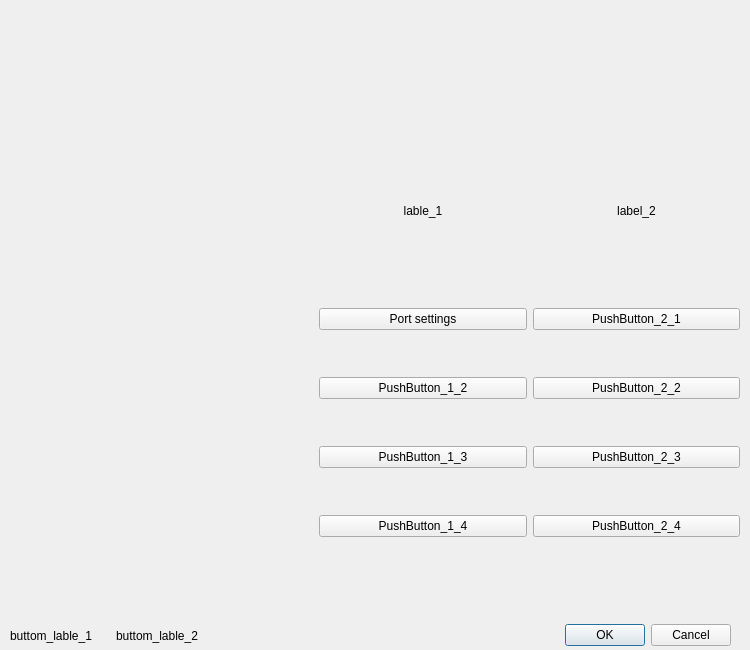
<?xml version="1.0" encoding="UTF-8"?>
<ui version="4.0">
 <class>Form</class>
 <widget class="QWidget" name="Form">
  <property name="geometry">
   <rect>
    <x>0</x>
    <y>0</y>
    <width>750</width>
    <height>650</height>
   </rect>
  </property>
  <property name="minimumSize">
   <size>
    <width>750</width>
    <height>650</height>
   </size>
  </property>
  <property name="maximumSize">
   <size>
    <width>750</width>
    <height>650</height>
   </size>
  </property>
  <property name="windowTitle">
   <string>Form</string>
  </property>
  <widget class="QWidget" name="horizontalLayoutWidget_2">
   <property name="geometry">
    <rect>
     <x>319</x>
     <y>120</y>
     <width>421</width>
     <height>461</height>
    </rect>
   </property>
   <layout class="QHBoxLayout" name="horizontalLayout_3">
    <item>
     <layout class="QVBoxLayout" name="verticalLayout_4">
      <item>
       <widget class="QLabel" name="lable_1">
        <property name="maximumSize">
         <size>
          <width>16777215</width>
          <height>100</height>
         </size>
        </property>
        <property name="text">
         <string>&lt;html&gt;&lt;head/&gt;&lt;body&gt;&lt;p align=&quot;center&quot;&gt;lable_1&lt;/p&gt;&lt;/body&gt;&lt;/html&gt;</string>
        </property>
       </widget>
      </item>
      <item>
       <widget class="QPushButton" name="pushButton_1_1">
        <property name="text">
         <string>Port settings</string>
        </property>
       </widget>
      </item>
      <item>
       <widget class="QPushButton" name="PushButton_1_2">
        <property name="text">
         <string>PushButton_1_2</string>
        </property>
       </widget>
      </item>
      <item>
       <widget class="QPushButton" name="PushButton_1_3">
        <property name="text">
         <string>PushButton_1_3</string>
        </property>
       </widget>
      </item>
      <item>
       <widget class="QPushButton" name="PushButton_1_4">
        <property name="minimumSize">
         <size>
          <width>200</width>
          <height>0</height>
         </size>
        </property>
        <property name="text">
         <string>PushButton_1_4</string>
        </property>
       </widget>
      </item>
     </layout>
    </item>
    <item>
     <layout class="QVBoxLayout" name="verticalLayout_3">
      <item>
       <widget class="QLabel" name="label_2">
        <property name="maximumSize">
         <size>
          <width>16777215</width>
          <height>100</height>
         </size>
        </property>
        <property name="text">
         <string>&lt;html&gt;&lt;head/&gt;&lt;body&gt;&lt;p align=&quot;center&quot;&gt;label_2&lt;/p&gt;&lt;/body&gt;&lt;/html&gt;</string>
        </property>
       </widget>
      </item>
      <item>
       <widget class="QPushButton" name="PushButton_2_1">
        <property name="text">
         <string>PushButton_2_1</string>
        </property>
       </widget>
      </item>
      <item>
       <widget class="QPushButton" name="PushButton_2_2">
        <property name="text">
         <string>PushButton_2_2</string>
        </property>
       </widget>
      </item>
      <item>
       <widget class="QPushButton" name="PushButton_2_3">
        <property name="text">
         <string>PushButton_2_3</string>
        </property>
       </widget>
      </item>
      <item>
       <widget class="QPushButton" name="PushButton_2_4">
        <property name="minimumSize">
         <size>
          <width>200</width>
          <height>0</height>
         </size>
        </property>
        <property name="text">
         <string>PushButton_2_4</string>
        </property>
       </widget>
      </item>
     </layout>
    </item>
   </layout>
  </widget>
  <widget class="QWidget" name="horizontalLayoutWidget_3">
   <property name="geometry">
    <rect>
     <x>10</x>
     <y>620</y>
     <width>721</width>
     <height>31</height>
    </rect>
   </property>
   <layout class="QHBoxLayout" name="horizontalLayout">
    <item>
     <widget class="QLabel" name="buttom_lable_1">
      <property name="minimumSize">
       <size>
        <width>100</width>
        <height>0</height>
       </size>
      </property>
      <property name="text">
       <string>buttom_lable_1</string>
      </property>
     </widget>
    </item>
    <item>
     <widget class="QLabel" name="buttom_lable_2">
      <property name="minimumSize">
       <size>
        <width>100</width>
        <height>0</height>
       </size>
      </property>
      <property name="text">
       <string>buttom_lable_2</string>
      </property>
     </widget>
    </item>
    <item>
     <widget class="QDialogButtonBox" name="buttonBox">
      <property name="standardButtons">
       <set>QDialogButtonBox::StandardButton::Cancel|QDialogButtonBox::StandardButton::Ok</set>
      </property>
     </widget>
    </item>
   </layout>
  </widget>
 </widget>
 <resources/>
 <connections/>
</ui>
